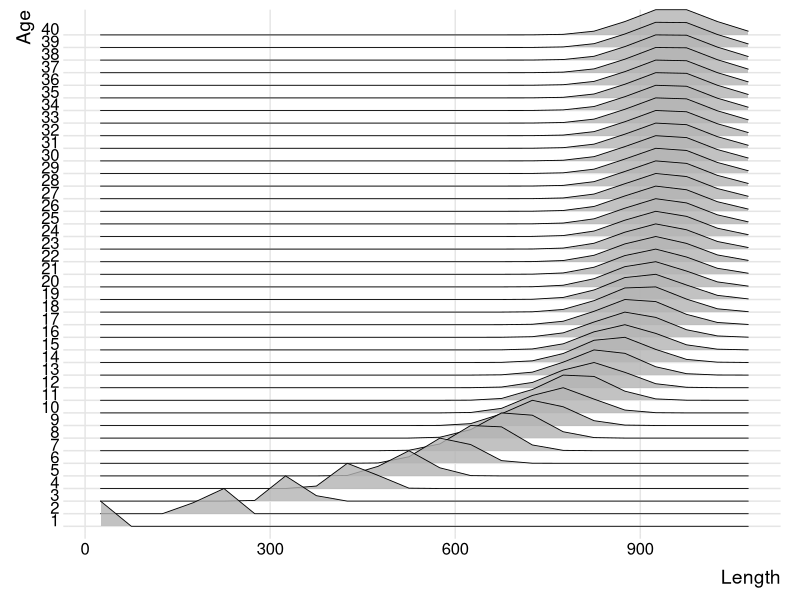
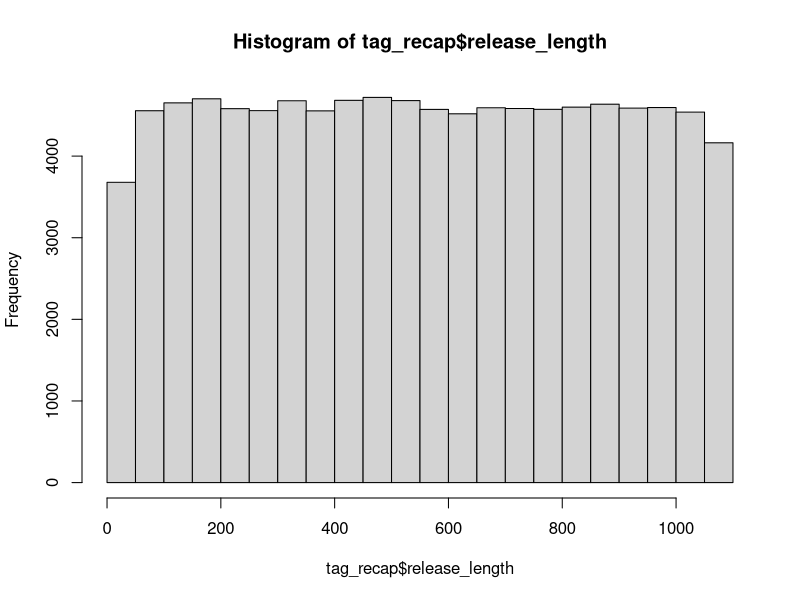
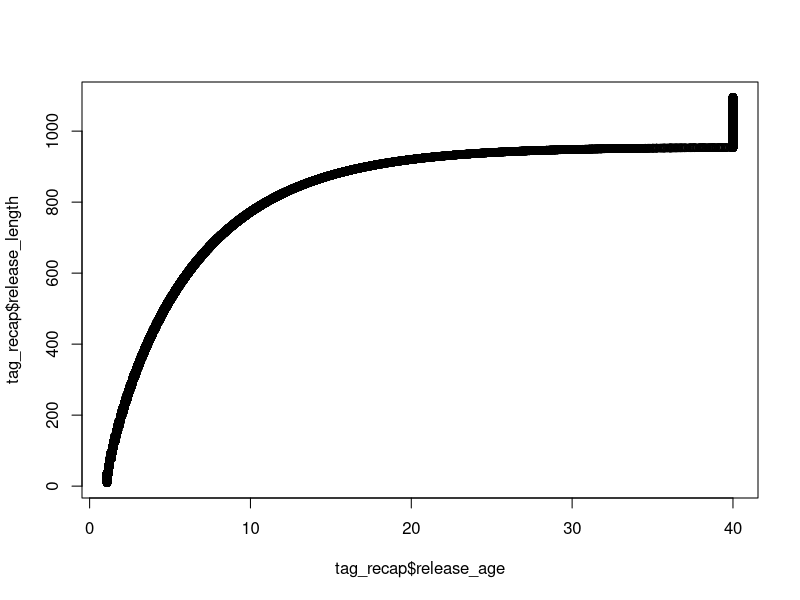
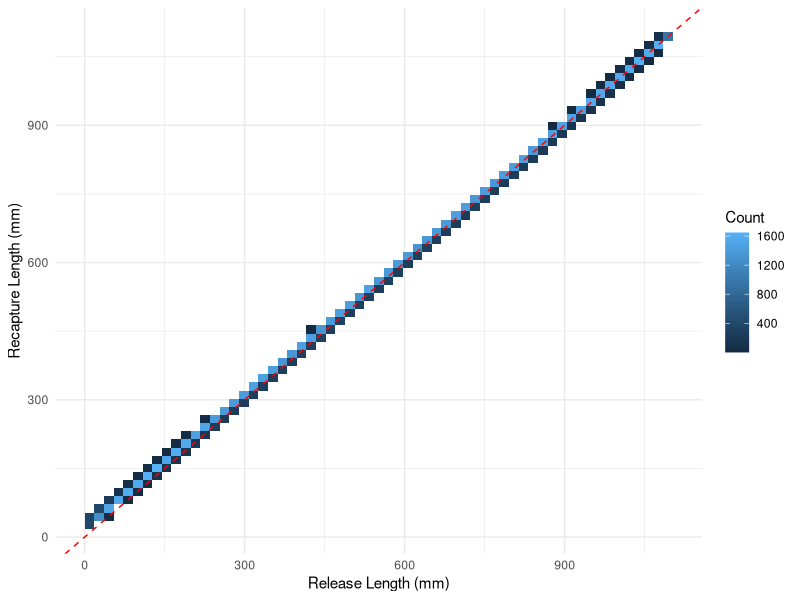
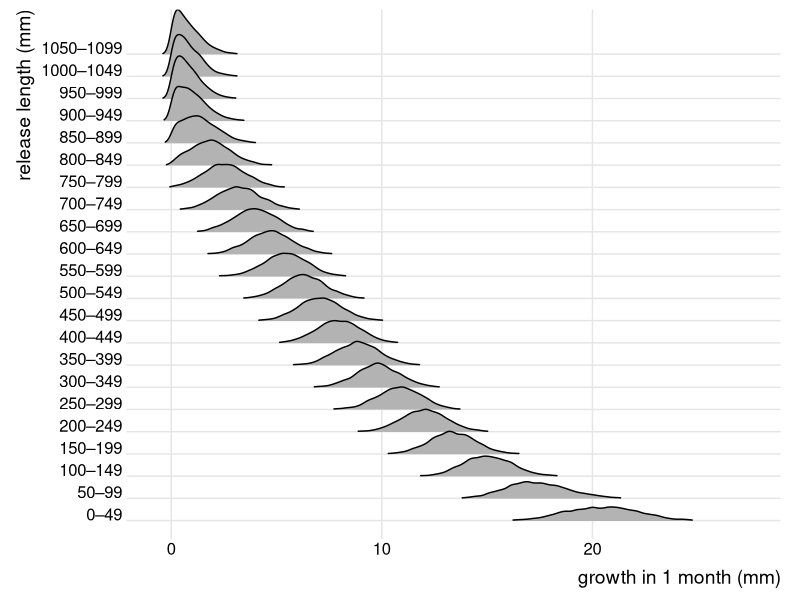
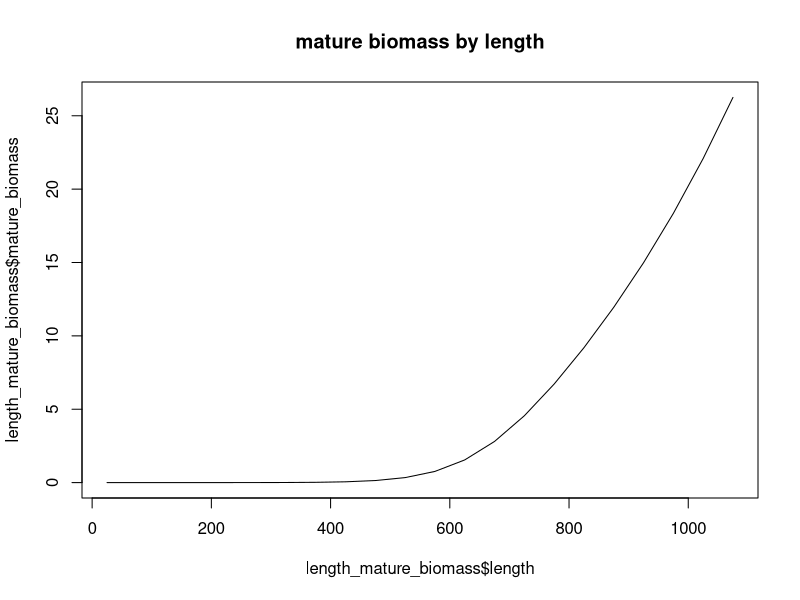
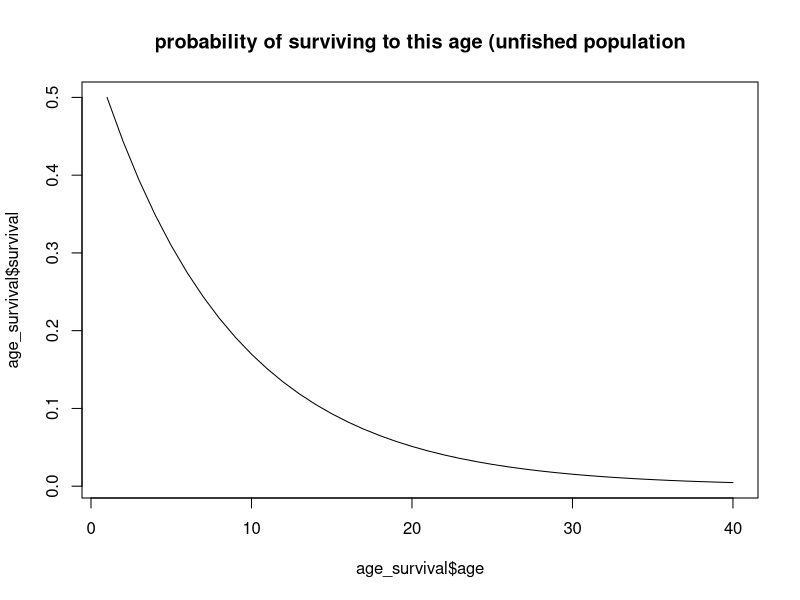
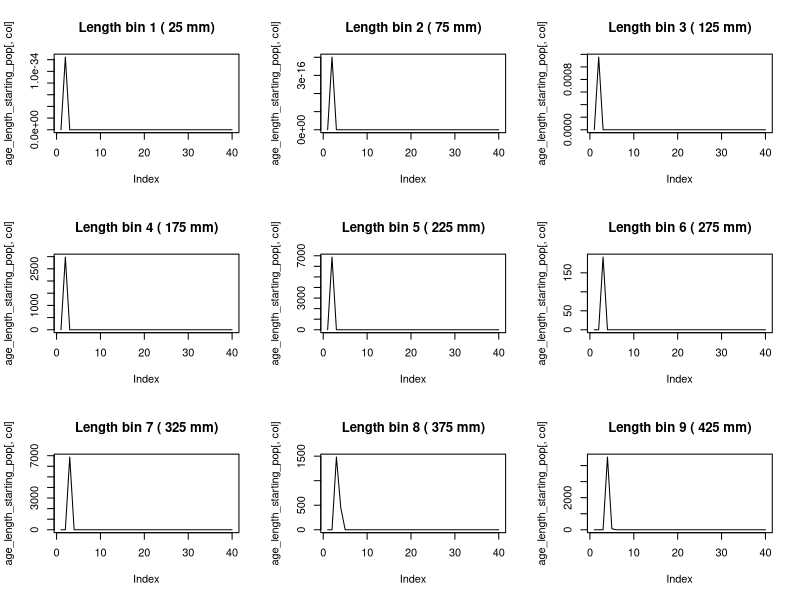

These charts were generated, in order, by the following R code: (Note: this script raises an error after producing the figures.)
# -----------------------------------------------------------------------------

# Project: Wadandi Pink Snapper Population Model
# Data:    Values from the literature
# Task:    Set up populations
# Author:  Lise Fournier-Carnoy / adapted from Charlotte Aston
# Date:    May 2026

# -----------------------------------------------------------------------------

# Status: May 2026 update: trying to switch from age-based to length-based system

# -----------------------------------------------------------------------------

rm(list = ls())

# Load libraries

library(tidyverse)
library(sf)
library(raster)
library(stringr)
library(forcats)
library(RColorBrewer)
library(geosphere)
library(abind)

# we need a population to start the C++ model.
# the start population must be stable and realistic, given the species, the size of the simulation area etc.
# for this, we must know (1.) how the species grows/matures, then (2.) what population size/structure the area *can* support (carrying capacity),
# which will allow us to calculate (3.) what the population size/structure would be under a stable amount of fishing.

# the first two steps are calculated in a 'per recruit' unit, which takes a hypothetical R0=1 recruit through all ages, calculating the hypothetical survival probability, maturity probability and mature biomass
# we then rescale the values from these two first steps to real numbers of fish.

# from this, we can calculate (4.) our start population.
# we need step 2. because the Beverton-Holt equation (which the C++ code runs) calculates density-dependent recruitment (limited by the carrying capacity)


## STEP 0: life history values ================================================

year_end <- 2024
year_start <- 1900
n_yrs <- 2024-1900 # number of years modelled

max_age <- 40 # table 4.2 https://library.dpird.wa.gov.au/cgi/viewcontent.cgi?article=1240&context=fr_rr#page=12.15


### length parameters ----

# Von Bertalanffy Parameters (from Table 2, lower west coast, both sexes combined, https://academic.oup.com/icesjms/article/74/1/180/2669555?login=false#186901916)
# Linf  <- 1136 # hypothetical asymptotic length at infinite age (mm)
# k     <- 0.12 # growth coefficient, (/year)
# t0    <- -0.42 # hypothetical age at length = 0 (y)

# Schnute equation parameters - found to fit Yijarup better, table 4.2 https://library.dpird.wa.gov.au/cgi/viewcontent.cgi?article=1240&context=fr_rr#page=12.15
l1 <- 0
l2 <- (927.2 + 915.9)/2 # average of females and males
t1 <- 0
t2 <- 20
a <- (0.160 + 0.168)/2 # "constant relative rate of relative growth rate", Schnute 1981, average of females and males
b <- (1.239 + 1.206)/2 # "incremental relative rate of relative growth rate", Schnute 1981, average of females and males

max_length <- 1095 # in mm, table 4.2 https://library.dpird.wa.gov.au/cgi/viewcontent.cgi?article=1240&context=fr_rr#page=12.15

# age-length standard deviation parameters, for Pinkies, table 1 in Crisafulli et al. 2025 https://www.sciencedirect.com/science/article/pii/S0165783624003023#sec0140
al_cv <- 0.066

# length bin size we'll use in the model
length_bin_size <- 50 # mm. i used 10mm previously but that makes the model too slow.

### weight parameters ----

# weight-length relationship (W = WLa*(forklength^WLb)) , table 4.2 https://library.dpird.wa.gov.au/cgi/viewcontent.cgi?article=1240&context=fr_rr#page=12.15
WLa <- 3.67*10^-5
WLb <- 2.83


### maturity parameters ----

# age at maturity
M50 <- (6.7 + 5.5)/2 # female male average, A50 in table 4.2 https://library.dpird.wa.gov.au/cgi/viewcontent.cgi?article=1240&context=fr_rr#page=12.15
M95 <- (12.9 + 12.3)/2 # female male average, A95 table 4.2 https://library.dpird.wa.gov.au/cgi/viewcontent.cgi?article=1240&context=fr_rr#page=12.15

# length at maturity
L50 <- 660 # females only available, L50 in table 4.2 https://library.dpird.wa.gov.au/cgi/viewcontent.cgi?article=1240&context=fr_rr#page=12.15
L95 <- 900 # females only available, L95 in table 4.2 https://library.dpird.wa.gov.au/cgi/viewcontent.cgi?article=1240&context=fr_rr#page=12.15


### spawning/recruitment parameters ----

prop_f <- 0.5 # proportion expected to be females

# Beverton-Holt Parameters
h   <- 0.75 # table 7.4 p.68 https://library.dpird.wa.gov.au/cgi/viewcontent.cgi?article=1240&context=fr_rr#page=12.15
R0  <- 1 # initial recruitment, hypothetical number. do not change!!

# batch fecundity = a * length^b
fecundity_a <- 9.436*10^-5 # table 4.2 https://library.dpird.wa.gov.au/cgi/viewcontent.cgi?article=1240&context=fr_rr#page=12.15
fecundity_b <- 3.359 # table 4.2 https://library.dpird.wa.gov.au/cgi/viewcontent.cgi?article=1240&context=fr_rr#page=12.15

hyperallo <- (1.26 + 1.14 + 1.33)/3 # THIS VALUE IS CORRECT FOR WEIGHT, NOT AGE OR LENGTH !! average from 3 Sparids in Barneche 2018 (1.26, 1.14 and 1.33)


### mortality/fishing parameters ----

M <- 0.12 # yearly natural mortality, table 4.2 https://library.dpird.wa.gov.au/cgi/viewcontent.cgi?article=1240&context=fr_rr#page=12.15

# selectivity - for now considered as the same for rec and commercial fishing, as even Wise et al. 2007 group them together, p.99. https://library.dpird.wa.gov.au/cgi/viewcontent.cgi?article=1206&context=fr_rr#page=94.59 
# parameter of selectivity ogive
#V50 <- 3.701 # Table 6.3.8, v50 from https://researchlibrary.agric.wa.gov.au/cgi/viewcontent.cgi?article=1029&context=fr_rr
#V95 <-  5.290 # Table 6.3.8, v95 from https://researchlibrary.agric.wa.gov.au/cgi/viewcontent.cgi?article=1029&context=fr_rr

V50 <- 144 # table 4, LV50 in https://www.sciencedirect.com/science/article/pii/S0165783624003023?via%3Dihub
V95 <- 212 # table 4, LV95 in https://www.sciencedirect.com/science/article/pii/S0165783624003023?via%3Dihub

PRM <- 0.25 # see p.36 in Fisher et al. 2025 https://library.dpird.wa.gov.au/cgi/viewcontent.cgi?article=1001&context=fish_rar#page=108.08

# -- McLennan et al. 2014 finds post-release survival after barotrauma treatment to be 88%, same for all depths, all sizes of fish.
# -- Maggs et al. 2024 finds the hook site (lip, body or gut) and depth both sig. affects PRM.
# -- Grixti et al. 2010 finds that PRM in deep waters (48%) is lower than shallow (97%).

eq.init.fish <-  0.025 # this is equilibrium instantaneous fishing mortality?? a low level of fishing effort to apply to the hypothetical fish population so that it stabilises for the burn-in.


## STEP 1: set up life history value ==========================================

# below we use the published life history values to obtain mean values of length-at-age and the weight-at-mean-length-at-age.
mean_life_hist <- data.frame(
  #age = seq(1, 1 + step * (max_age * 12 - 1), by = step)) %>% # each age (1, 2, 3 year old) is split into 12 - this was before i made this into a yearly thing.
  age = 1:max_age) %>%
  
  mutate(
    length = ((l1^b+(l2^b-l1^b))*((1-exp(-a*(age-t1)))/(1-exp(-a*(t2-t1)))))^(1/b), # this is the Schnute equation, replaces the VB equation.
    # length_vb = Linf * (1 - exp(-k * (age - t0))), # this is the old VB equation
    weight = WLa * (length^WLb) / 1000 # divide by 1000 to get in kg 
  ) %>% 
  glimpse()

# from this, let's add uncertainty (because not every 1yo fish will be the same length)
# we'll make a age x length matrix that tells us how likely it is that a fish of age x is of length a, b, c, etc.
lengths <- (0:(max_length)) # start at zero, but all lengths should start at 10mm (see here for post settlement juvenile size ref https://rsnz.onlinelibrary.wiley.com/doi/10.1080/00288330.2014.892013)

# define your length bins (e.g. 50mm bins)
bin_breaks <- seq(0, round(max_length, digits = -1), by = length_bin_size)
bin_labels <- seq_along(bin_breaks[-1])  # indices 1 to n_bins
lengths_bins <- lengths[seq(1, length(lengths), length_bin_size)] # 5cm bins

bin_mids <- bin_breaks[-length(bin_breaks)] + (length_bin_size/2)  # midpoints

length_age_matrix <- matrix(0,
                            nrow = length(mean_life_hist$age),
                            ncol = length(bin_mids), # length bins
                            dimnames = list(as.numeric(mean_life_hist$age), 
                                            as.numeric(bin_mids)))

schnute_length <- function(AGE, l1, l2, t1, t2, a, b) {
  L <- (l1^b + (l2^b - l1^b) * (1 - exp(-a * (AGE - t1))) / (1 - exp(-a * (t2 - t1))))^(1 / b)
  pmin(L, max_length)
} # this function is to obtain the expected length at AGE years old 

for (i in 1:nrow(length_age_matrix)) {
  
  biological_age <- i-1 # the model considers 1yo fish to be a full year old, even though they have just recruited. correct that
  
  if (biological_age == 0) {
    mean_length <- 10  # minimum recruit size in mm (post-settlement juvenile)
  } else {
    mean_length <- round(schnute_length(biological_age, l1, l2, t1, t2, a, b))
  }
  
  sd_length = al_cv * mean_length # eq. 3 from Francis et al. 2016, https://www.sciencedirect.com/science/article/pii/S0165783615000909
  
  length_age_matrix[i, ] <- dnorm(bin_mids, mean = mean_length, sd = sd_length)
} # this loops calculates how likely it is that a fish of age x is of each length y

length_age_matrix <- length_age_matrix / rowSums(length_age_matrix) # normalise so it all adds up to 1

dimnames(length_age_matrix) <- list(mean_life_hist$age, bin_mids)
summary(rowSums(length_age_matrix))  # should all be 1

# we also need to know the length-weight relationship for our lengths
length_weight <- data.frame(length = bin_mids) %>% 
  mutate(weight = WLa * (length^WLb) / 1000 # divide by 1000 to get in kg
         )

# okay so this matrix is going to be the base on which most things get calculated downstream.
library(ggridges)

# sanity check : the distribution of lengths at various ages
as.data.frame(length_age_matrix) %>% 
  mutate(age = as.numeric(rownames(length_age_matrix))) %>% 
  pivot_longer(cols = -age, names_to = "length_bin", values_to = "density") %>% 
  mutate(length_bin = as.numeric(length_bin)) %>% 
  group_by(age) %>% 
  mutate(density_scaled = density / max(density)) %>% # normalise each age to peak = 1
  ungroup() %>% 
  
  ggplot(aes(x = length_bin, y = factor(age), height = density_scaled, group = age)) +
  geom_ridgeline(scale = 2, alpha = 0.8, linewidth = 0.3) +
  labs(x = "Length", y = "Age") +
  theme_ridges(grid = TRUE)


## STEP 1.5: make a length transition matrix ==================================

# the length age matrix tells us the probability of a fish of age x to be of length y, but that doesnt tell us what length a fish of age x and length y will be at age x+1
# for this we need an age-transition matrix, of format length x length.
# age transition matrices are usually calculated with tag-recapture data. 
# i don't have that data, so i'll simulate it.


### A. release the fish! ----

set.seed(123)

# some mean life history
ages = seq(1, max_age, by = 1/12) # monthly ages.
lengths = as.numeric(colnames(length_age_matrix)) # the midpoints of the length bins

# catch, tag, and release some fish!
n_fish  <- 100000

tag_recap <- data.frame( # random set of lengths between min and max
  release_length = runif(n_fish, min = 10, max = max_length) # random lengths >10mm (min juvenile size)
) %>% 
  glimpse()

hist(tag_recap$release_length)


### B. pretend you know the age of these released fish ----

mu_by_age <- schnute_length(ages-1, l1, l2, t1, t2, a, b) # this is the mean length for all ages that a fish can be (monthly) - age-1 because otherwise it treats the new recruits (1 year old in the model) as fish that should be 200mm, so growth of 200mm in 1month... not possible.
sd_by_age <- mu_by_age * al_cv # this is the variability around the mean length, for all ages that a fish can be.

age_likelihoods <- function(LENGTH) {
  dnorm(LENGTH, mean = mu_by_age, sd = sd_by_age)
} # this gives us the probability that a fish of a length x is of each age y.

tag_recap$release_age <- sapply(tag_recap$release_length, function(LENGTH) {
  len_capped <- min(LENGTH, max(lengths_bins)) # prevent fish from being larger than the limit
  liks <- age_likelihoods(len_capped) # finds how likely each age is for that length
  liks <- liks / sum(liks) # normalise to get the relative likelihood of each age
  #sum(ages * liks) # get the weighted average age
  ages[which.max(liks)] 
  
}) # this obtains the age (as an average from the likely ages) for every fish we released

tail(tag_recap)

plot(x = tag_recap$release_age, y = tag_recap$release_length) # the largest fish are assigned to the oldest age class.


### C. one month later, catch the fish again! ----

# one month later, we go back and capture the fish again
tag_recap$recapture_age <- tag_recap$release_age + (1/12)

mu_release   <- schnute_length(tag_recap$release_age - 1, l1, l2, t1, t2, a, b)
mu_recap_age <- schnute_length(tag_recap$recapture_age - 1, l1, l2, t1, t2, a, b)

growth_increment <- pmax(mu_recap_age - mu_release, 0)
sd_recap <- pmax(al_cv * growth_increment, 1) # minimum growth is 1mm per month

# we have to randomly decide what length the fish will be one year after release, according to mu & sd,
# keeping in mind that fish can't shrink.
library(truncnorm)
# so rtruncnorm will do "okay this fish was release at __mm, one year later its length will be randomly selected from a normal distribution that makes sense for its age (mu & sd), keeping in mind the min length (release length) and max length."
tag_recap$recapture_length <- rtruncnorm(
  n    = n_fish,
  a    = tag_recap$release_length, # lower bound (no shrinkage)
  b    = max_length, # upper bound (largest size)
  mean = tag_recap$release_length + growth_increment,
  sd   = sd_recap
)

tag_recap$growth <- tag_recap$recapture_length - tag_recap$release_length
# cool beans, we now have a fully structured tag-recapture dummy dataset to base our age-transition matrix on.

# check it over
ggplot(tag_recap, aes(x = release_length, y = recapture_length)) +
  geom_bin2d(bins = 60) +
  geom_abline(slope = 1, intercept = 0, colour = "red", linetype = "dashed") +
  labs(x = "Release Length (mm)", y = "Recapture Length (mm)", fill = "Count") +
  theme_minimal()

# here fish cannot grow more than 100mm per month (makes sense). largest fish can't really grow more than the max, so the density is close to zero
tag_recap %>%
  filter(!is.na(growth)) %>%
  mutate(length_bin = factor(
    paste0(floor(release_length / 50) * 50, "–", floor(release_length / 50) * 50 + 49),
    levels = paste0(
      seq(floor(min(release_length, na.rm=TRUE)/50)*50,
          floor(max(release_length, na.rm=TRUE)/50)*50, by=50),
      "–",
      seq(floor(min(release_length, na.rm=TRUE)/50)*50,
          floor(max(release_length, na.rm=TRUE)/50)*50, by=50) + 49
    )
  )) %>%
  ggplot(aes(x = growth, y = length_bin)) +
  geom_density_ridges_gradient(scale = 2, rel_min_height = 0.01) +
  labs(x = "growth in 1 month (mm)", y = "release length (mm)") +
  theme_ridges()


### XX okay now the length transition matrix ----

glimpse(tag_recap)

n_bins <- length(bin_labels)

ATM <- matrix(0, nrow = n_bins, ncol = n_bins)
rownames(ATM) <- bin_mids
colnames(ATM) <- bin_mids
# assign each fish to release and recapture bins
tag_recap$release_bin <- cut(tag_recap$release_length, 
                             breaks = bin_breaks, labels = FALSE)
tag_recap$recapture_bin <- cut(tag_recap$recapture_length, 
                               breaks = bin_breaks, labels = FALSE)


for (i in 1:n_bins) {
  current_lower_edge <- bin_breaks[i]  # lower edge of bin i
  fish <- tag_recap[tag_recap$release_bin == i, ] # find all the fish that were released at this length bin.
  
  mu_recap <- mean(fish$recapture_length, na.rm = T) # find their average recapture length
  sigma_recap <- sd(fish$recapture_length, na.rm = T) # and the SD of the recapture length
  
  # for each bin i, what is the probability of being that length, given the recapture data (p(length bin) is p(bin upper bound) - p(bin lower bound))
  probs <- pnorm(bin_breaks[-1], mu_recap, sigma_recap) - pnorm(bin_breaks[-length(bin_breaks)], mu_recap, sigma_recap)
  
  probs[bin_breaks[-length(bin_breaks)] < current_lower_edge] <- 0  # no shrinkage, zero out smaller bins.
  
  ATM[i,] <- probs / sum(probs) # scale so it all adds up to 1
}

tail(ATM) # and that's the age transition matrix!


## STEP 2: set up a hypothetical unfished population ==========================

# the goal here is to calculate what the distribution of mature biomass looks like for a hypothetical population.
# what this means is that for a hypothetical recruitment of R0 = 1, where is the bulk of biomass across lengths and ages?
# this whole setup is made to obtain a single value: unfished_female_spawning_biomass.
# we use this downstream.

# calculate maturity and mature biomass across all lengths
length_mature_biomass <- data.frame(
  length = bin_mids
  ) %>% 
  mutate(
  weight = WLa * (length^WLb) / 1000
  ) %>% 
  mutate(
    maturity = 1/(1+(exp(-log(19)*((length-L50)/(L95-L50))))), # you can replace length, l50, and l95 with age, M50, and M95 if you wish, but length determines maturity better than age
    mature_biomass = maturity * weight^hyperallo
  ) %>% 
  glimpse()

plot(x = length_mature_biomass$length, 
     y = length_mature_biomass$mature_biomass, 
     main = "mature biomass by length", 
     type = "l")


# calculate natural survival in each age group
age_survival <- data.frame(
  age = mean_life_hist$age,
  survival = NA
) %>% 
  glimpse()
age_survival[1, "survival"] <- R0*prop_f # survival probability on age 1
for (r in 2:nrow(age_survival)){
  age_survival[r, "survival"] <- age_survival[r-1, "survival"]*exp(-M) 
} # this calculates the survival in the next age based on the previous age

plot(x = age_survival$age, 
     y = age_survival$survival,
     main = "probability of surviving to this age (unfished population", 
     type = "l")


# put it all together
length_age_matrix[1,] <- 0 # fill babies 
unfished_pop_ssb <- sweep(length_age_matrix, MARGIN = 2, length_mature_biomass$mature_biomass, FUN = "*")
test <- sweep(unfished_pop_ssb, MARGIN = 1, age_survival$survival, FUN = "*")

# below we are taking a hypothetical female, which we weigh every year, to figure out how much total spawning biomass it contributes over its lifetime. (taking into account natural mortality)
# with the matrix, we're kind of collapsing the uncertainty in length (summing), so that we get a single value.
unfished_female_spawning_biomass <- sum(test)
unfished_female_spawning_biomass # about 24kg


### Calculate Beverton-Holt parameters for the unfished population ----

alpha <- (unfished_female_spawning_biomass/R0)*((1-h)/(4*h)) 
beta <- ((h-0.2)/(0.8*h*R0))


## STEP 3: set up a hypothetical fished population ============================

# we need to calculate things for a hypothetical fished population.
# survival is a little different when you add fishing mortality, so we need to recalculate.

# we have biomass across lengths from the previous step
glimpse(length_mature_biomass)

sel_at_length <- data.frame(
  length      = bin_mids,
  selectivity = 1 / (1 + exp(-log(19) * ((bin_mids - V50) / (V95 - V50))))
)

# collapse to age-based selectivity by weighting each age's length distribution
# (length_age_matrix rows = age, cols = length bin; each row sums to 1)
age_selectivity <- as.numeric(length_age_matrix %*% sel_at_length$selectivity)

fished_pop_setup <- data.frame(age = mean_life_hist$age) %>% 
  mutate(selectivity = age_selectivity,
         fishing_mortality = selectivity * eq.init.fish,
         total_mortality = fishing_mortality + M
  )
head(fished_pop_setup)

# Calculate survival for the fished population
fished_pop_setup <- fished_pop_setup %>% 
  mutate(survival = NA) %>% 
  glimpse()

fished_pop_setup[1, "survival"] <- R0*prop_f # survival probability on age 1

for (r in 2:nrow(fished_pop_setup)){
  fished_pop_setup[r, "survival"] <- fished_pop_setup[r-1, "survival"]*exp(-fished_pop_setup[r-1, "total_mortality"]) # Divide by the time step here
} # this calculates the survival in the next age based on the previous age

# put it all together
fished_pop_ssb <- sweep(length_age_matrix, MARGIN = 2, length_mature_biomass$mature_biomass, FUN = "*")
fished_pop_ssb <- sweep(fished_pop_ssb, MARGIN = 1, fished_pop_setup$survival, FUN = "*")

# below we are taking a hypothetical female, which we weigh every year (12th month), to figure out how much total spawning biomass it contributes over its lifetime.
# with the matrix, we're kind of collapsing the uncertainty (summing), so that we get a single value.
fished_female_spawning_biomass <- sum(fished_pop_ssb)
fished_female_spawning_biomass # about 18kg, lower than unfished, which makes sense because a fished population will have fewer big fish (spawners)


### Spawner per recruit and equilibrium recruitment ----

spr <- fished_female_spawning_biomass/unfished_female_spawning_biomass 
(1 - spr) # this says 'under fished equilibrium, 1 recruit loses ~24% (1-spr) of its reproductive output over her lifetime compared to unfished equilibrium'
equil_recr <- (fished_female_spawning_biomass-alpha)/(beta*fished_female_spawning_biomass) 
equil_recr # this says 'however, under fished equilibrium, 1 recruit produces ~97% of its unfished recruitment (because there is lower density of fish)
# the density-dependence is visible here: fewer spawners = population below carrying capacity = more recruits


## STEP 4: set up the starting population =====================================

## so far the fished and unfished populations and spawning biomasses were hypothetical, for a single recruit.
## here we scale the spawning biomasses to the level of recruitment, to make a starting population.
## first it's age-based, then we transform it into a age-length-based structure.

init_recr <- 24000 # in thousands - 4000 is too small

# calculate initial fished recruitment (how many new fish from the fished population)
init_fished_recr <- (fished_female_spawning_biomass-alpha) / (fished_female_spawning_biomass*beta) * init_recr 

# calculate initial unfished spawning biomass - this is the carrying capacity for the size of our model, defined by init_recr
init_unfished_f_sb <- init_fished_recr * unfished_female_spawning_biomass

# calculate initial fished spawning biomass - this is the spawning biomass of our starting population
init_fished_f_sb <- init_fished_recr * fished_female_spawning_biomass

# calculate new Beverton-Holt parameters - because we have a different initial recruitment value, alpha and beta will change.
alpha <- (init_unfished_f_sb / init_fished_recr) * ((1-h) / (4*h))
beta <- ((h-0.2) / (0.8*h*init_fished_recr))

# calculate number of female recruits in the next time step
n_f_recr <- (init_fished_f_sb/(alpha+beta*init_fished_f_sb))*prop_f # originally Charlotte had init_unfished_sb/(alpha...) but i think that's incorrect

age_starting_pop <- data.frame(
  age = mean_life_hist$age,
  n = NA
  )

age_starting_pop[1, "n"] <- n_f_recr

for (r in 2:(max_age)){ 
  age_starting_pop[r, "n"] <- age_starting_pop[r-1, "n"] * exp(-fished_pop_setup[r-1, "total_mortality"])
} # this calculates the survival in the next age based on the previous age using total mortality from our fished population


# okay so now we know that our starting population has ~2400 fish of age 1, but not all will be the same length. we'll use our age-length matrix to figure out how many there are of each length.
age_length_starting_pop <- sweep(length_age_matrix, MARGIN = 1, age_starting_pop[, "n"], FUN = "*")
dim(age_length_starting_pop)

bins_to_plot <- c(1:9)
par(mfrow = c(3, 3))
lapply(bins_to_plot, function(col) {
  plot(age_length_starting_pop[, col], type = "l",
       #ylim = c(0, 2000),
       main = paste("Length bin", col, "(", bin_mids[col], "mm)"))
})

# -- you can see as fish age, there's more and more uncertainty about their age. that's exactly what we want.
# -- these fish form our starting population for the model
# -- at the end of the year the spawning stock biomass of all females will be calculated to generate recruitment for the next year
# -- alpha and Beta need to be recorded for use in the next step of the model


## Selectivity-retention for the fish in the model ----------------------------

# we want to make a matrix that tells us for every month of every year, how likely is it that a fish of length x gets caught and kept by a fisher.

# first we translate selectivity to a length-based vector, so that the selectivity-retention has the same number of values to calculate things on.
fished_pop_setup$selectivity

# we'll use the selectivity-at-age to approximate a selectivity-at-length
# sel_at_age <- data.frame(age = mean_life_hist$age, selectivity = fished_pop_setup$selectivity)
# sel_at_length <- data.frame(
#   length     = bin_mids,
#   selectivity = NA
# )
# 
# sel_at_age <- approx(
#   x = mean_life_hist$age,
#   y = fished_pop_setup$selectivity,
#   xout = mean_life_hist$age,
#   rule = 2
# )$y
# 
# length_to_sel <- approxfun( # linear interpolation between selectivity-at-age and -at-length
#   x = mean_life_hist$length,
#   y = sel_at_age,
#   rule = 2
# )
# 
# sel_at_length$selectivity <- length_to_sel(as.numeric(sel_at_length$length) + 5) # apply the interpolation to the length bins
# 
# # manually fill bins that are too-big and too-small (they're not observed in the sel-at-age so need to be manually filled)
# sel_at_length$selectivity[as.numeric(sel_at_length$length) + 5 < min(mean_life_hist$length)] <- 0
# sel_at_length$selectivity[as.numeric(sel_at_length$length) + 5 > max(mean_life_hist$length)] <- 1

## okay now to calculate things
ret <- array(0,
             dim = c(ncol(length_age_matrix)), 
             dimnames = list(colnames(length_age_matrix)))

sel_ret <- array(0,
                 dim = c(ncol(length_age_matrix), n_yrs+1), 
                 dimnames = list(colnames(length_age_matrix), year_start:year_end))

mll_changes <- data.frame( # minimum legal length (MLL) changes
  year = c(1913, 1977, 1988, 2008, 2009),
  mll =  c(279,  380,  410,  450,  500)
)

for (YEAR in year_start:year_end) {
  
  current_mll <- if (YEAR < min(mll_changes$year)) 0 else (
    tail(mll_changes$mll[mll_changes$year <= YEAR], 1)
  )
  
  # retention: the % of fish of each size that are kept by fishers. changes with MLL legislation
  lengths <- as.numeric(rownames(sel_ret))
  ret <- ifelse(lengths < current_mll, 0, # fish that are too small will not be kept
                ifelse(lengths < current_mll + 5, 0.5, # fish around the MLL will not all be kept
                       0.95)) # and the larger fish will mostly be kept, but not all
  
  # landings: the % of fish of each length that can be caught and will be retained
  landings = sel_at_length$selectivity * ret
  # discards: the % of fish of each length that can be caught but will be chucked back
  discards = sel_at_length$selectivity * (1 - ret)
  
  # selectivity-retention: the % of fish of each age (in each year) that will die from fishing activities (caught, and either kept, or chucked back and die)
  sel_ret[, as.character(YEAR)] = landings + (PRM * discards)
  
}
head(sel_ret)

par(mfrow=c(2, 2))
plot(sel_ret[,1], type = "l")
plot(sel_ret[,50], type = "l")
plot(sel_ret[,80], type = "l")
plot(sel_ret[,120], type = "l")


## Saving files ---------------------------------------------------------------

# initial population
saveRDS(age_length_starting_pop, file = paste0("data/output_data/05_starting_population.rds"))

# number of length bins
bin_mids
saveRDS(bin_mids, file = "data/output_data/05_length_bins.rds")

# age-transition matrix
saveRDS(ATM, "data/output_data/05_age_transition_matrix.rds")

# selectivity
selectivity <- fished_pop_setup$selectivity
saveRDS(selectivity, file = "data/output_data/05_selectivity.rds")
saveRDS(sel_ret, file = "data/output_data/05_selectivity_retention.rds")

# maturity
maturity <- length_mature_biomass$maturity
saveRDS(maturity, file = "data/output_data/05_maturity.rds")

# weight of each age group
weight <- length_weight$weight
saveRDS(weight, file = "data/output_data/05_weight.rds")

# Beverton-Holt parameters
saveRDS(alpha, file = "data/output_data/05_Beverton-Holt_alpha.rds")
saveRDS(beta, file = "data/output_data/05_Beverton-Holt_beta.rds")

### END ###
